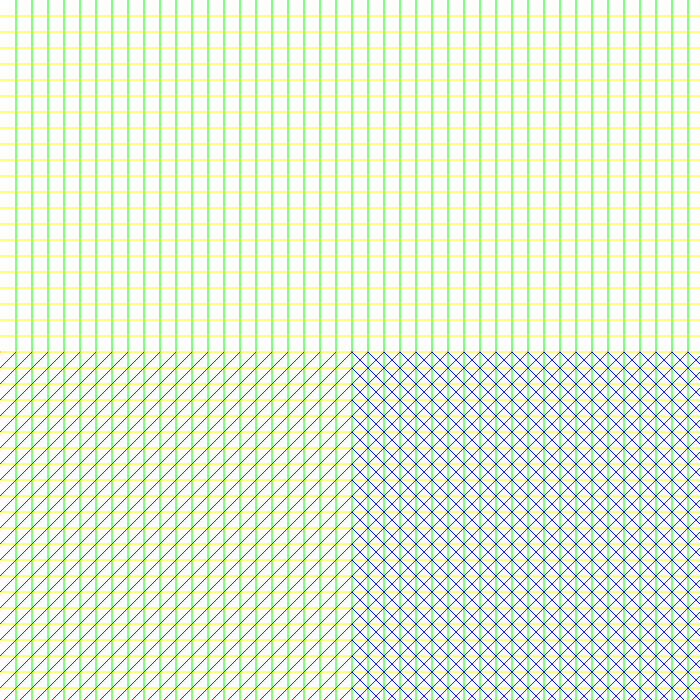
Frame 1 (no input)
Frame 60 (no input): identical to frame 1, image omitted
Frame 120 (the mouse pressed at the canvas centre since frame 60): identical to frame 1, image omitted

The p5.js sketch that drew this single still picture (run headless with seeded random() and noise() and a simulated clock; from frame 60 on, the mouse is pressed at the canvas centre):

// p5.js sketch
// ── sketch.js
// Reference:
//      https://p5js.org/reference/#/p5/vertex
gx = 0;
gy = 0;
vx = 1;
vy = 1.5;
rad = 50;
deltaRad = 0.1;

const gridWidth = 16;

var gridH, gridW, halfGridW, halfGridH;

function setup() {
    createCanvas(700, 700);
    background('black');

    gridH = Math.ceil(width / gridWidth);
    gridW = Math.ceil(width / gridWidth);

    halfGridW = (int)(gridW / 2);
    halfGridH = (int)(gridH / 2);

    console.log("Grid: " + gridH + "x" + gridW 
                + " halfGrid: " + halfGridW + "x" + halfGridH);
}


function drawFullVerticalLines(color) {
    stroke(color);
    strokeWeight(1);
    
    // console.log("vertline spacing=" + spacing);

    // Pair of lines 
    beginShape(LINES);
    
    let numGrids = gridW - 1;
    let x = gridWidth;
    for(i=0; i<numGrids; i++) {
        vertex(x, 0);
        vertex(x, height);
        x += gridWidth;
    }
    
    endShape();
}

function drawFullHorizontalLines(color) {
    stroke(color);
    strokeWeight(1);
 

    // Pair of lines 
    beginShape(LINES);
    let numGrids = gridH - 1;
    let y = gridWidth;
    for(i=0; i<numGrids; i++) {
        vertex(0, y);
        vertex(width, y);
        y += gridWidth;
    }
    
    endShape();
}

// function drawFullHorizontalLines(numLines, spacing, color) {
//     stroke(color);
//     strokeWeight(1);

//     // Pair of lines 
//     beginShape(LINES);
//     let y = spacing;
//     for(i=0; i<numLines; i++) {
//         vertex(0, y);
//         vertex(width, y);
//         y += spacing;
//     }
    
//     endShape();
// }

function drawSlopes(startPoint, endPoint, numLines,
     spacing, color, drawFn) {
    stroke(color);
    strokeWeight(1);
 
    // Pair of lines 
    beginShape(LINES);
    let x = startPoint[0];
    let y = startPoint[1];
    for(i=0; i<Math.ceil(numLines); i++) {
        drawFn(x, y)
        // vertex(x, 0);
        // vertex(0, x);
        x += spacing;
    }
    
    endShape();
}

function drawPattern1(numLines, spacing, color) {
    let halfLines = Math.ceil(numLines / 2);
    let startY = (halfLines + 1) * spacing;
    let endY = (numLines + 1) * spacing;
    let startX = 0;
    let endX = (halfLines + 1) * spacing;
    let startPoint = [startX, startY];
    let endPoint = [endX, endY];
    let nLines = halfLines + 1;

    drawSlopes(startPoint, endPoint, nLines, 
                spacing, color, function(x, y) {
                    vertex(x, startY);
                    vertex(0, x + startY);
                    vertex(endX - x, endY);
                    vertex(endX, endY - x);
                });
}




function drawPattern2(numLines, spacing, color) {
    let halfLines = Math.floor(numLines / 2);
    let startY = (halfLines) * spacing;
    let startX = (halfLines+1) * spacing;
    let endX = (numLines + 1) * spacing;
    let endY = (numLines + 1) * spacing;

    let startPoint = [startX, startY];
    let endPoint = [endX, endY];
    
    let nLines = halfLines + 1;

    drawSlopes(startPoint, endPoint, nLines, 
                spacing, color, function(x, y) {
                    vertex(startX + x, startY);
                    vertex(startX, x + startY);
                    // vertex(endX - x, endY);
                    // vertex(endX, endY - x);
                });
}

/***
 * Style1 
 * 
 * 
 *      [a1]      = x, startY
 *  [a2]          = startX, startY - (x - startX) 
 *      [b2]      = endX, endY - (x - startX)
 *  [b1]          = x, endY
 * 
 * ----
 * Style2 
 * 
 * 
 *  [a1]      = x, startY
 *      [a2]  = endX, endY - (x - startX) 
 *  [b2]      = startX, end - (x - startX) 
 *      [b1]  = x, endY 
 */
function drawHalfDiagonal(quarter, color, style) {
    let startGPos, endGPos;

    if(quarter == 0) {
        startGPos = [0, 0];
        endGPos = [halfGridW, halfGridH];
    } else if(quarter == 1) {
        startGPos = [halfGridW, 0];
        endGPos = [gridW, halfGridH];
    } else if(quarter == 2) {
        startGPos = [0, halfGridH];
        endGPos = [halfGridW, gridH];
    } else {
        startGPos = [halfGridW, halfGridH];
        endGPos = [gridW, gridH];
    }
 
    var drawFn;

    if(style == 0) {
        drawFn = function(pos, start, end) {
            vertex(pos[0], start[1]);
            vertex(end[0], end[1] - (pos[0] - start[0]));
    
            vertex(pos[0], end[1]);
            vertex(start[0], end[1] - (pos[0] - start[0]));            
        };
    } else {
        drawFn = function(pos, start, end) {
            vertex(pos[0], start[1]);
            vertex(start[0], start[1] + (pos[0] - start[0]));
    
            vertex(pos[0], end[1]);
            vertex(end[0], start[1] + (pos[0] - start[0]));            
        };
    }

    drawDiagonalWithFn(startGPos, endGPos, color, drawFn);
}

function drawDiagonalWithFn(startGrid, endGrid, color, drawFnX) {
   stroke(color);
   strokeWeight(1);

   // Pair of lines 
   beginShape(LINES);
   let startX = startGrid[0] * gridWidth;
   let startY = startGrid[1] * gridWidth;
   let endX = endGrid[0] * gridWidth;
   let endY = endGrid[1] * gridWidth;
   
   let start = [startX, startY];
   let end = [endX, endY];

   for(x = startX; x<=endX; x+= gridWidth){
       drawFnX([x, startY], start, end);
       // vertex(x, 0);
       // vertex(0, x);
       //x += spacing;
   }
   
   endShape();
}

// function drawPattern2(numLines, spacing, color) {
//     let nLines = Math.ceil((numLines - 1) * 0.5);
//     let startPoint = [0, spacing * nLines];
//     let endPoint = [width/2, height];
    

//     drawSlopes(startPoint, endPoint,  nLines, 
//                 spacing, color, function(x, y) {
//                     vertex(x, 0);
//                     vertex(0, x);
//                 });

// }

function draw() {
    background('white');
    
    // Pattern 1
    // drawFullVerticalLines('#fff');
    // drawFullHorizontalLines('#fff');
    // drawHalfDiagonal(0, '#fff', 0);
    // drawHalfDiagonal(0, '#fff', 1);
    // drawHalfDiagonal(2, '#fff', 1);
    // drawHalfDiagonal(3, '#fff', 0);

    // drawFullVerticalLines('#ff0');
    // drawFullHorizontalLines('#0ff');
    // drawHalfDiagonal(0, '#f00', 0);
    // drawHalfDiagonal(1, '#ff0', 1);
    // drawHalfDiagonal(2, '#0f0', 1);
    // drawHalfDiagonal(3, '#00f', 0);

    drawFullVerticalLines('#0f0');
    drawFullHorizontalLines('#ff0');
    // drawHalfDiagonal(0, '#f00', 0);
    // drawHalfDiagonal(1, '#ff0', 1);
    drawHalfDiagonal(2, '#f00', 1);
    drawHalfDiagonal(3, '#00f', 0);
    drawHalfDiagonal(3, '#f00', 1);

}
